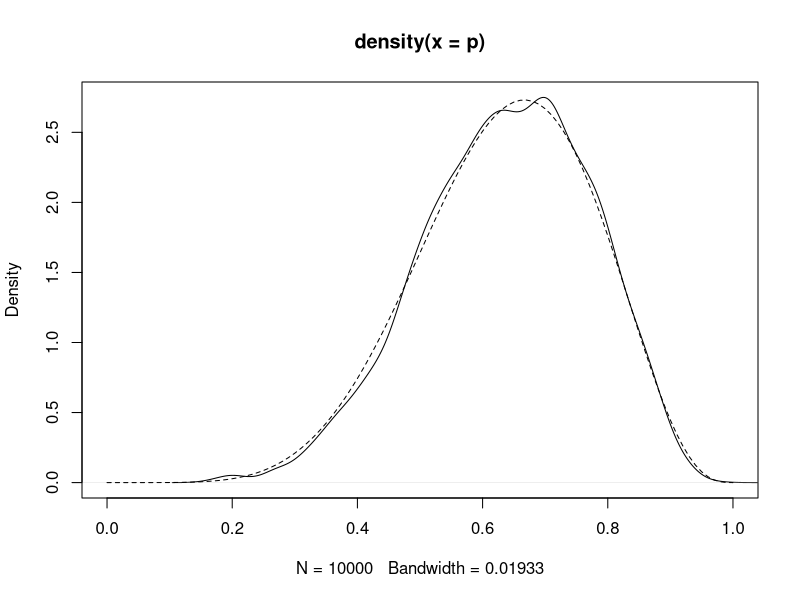
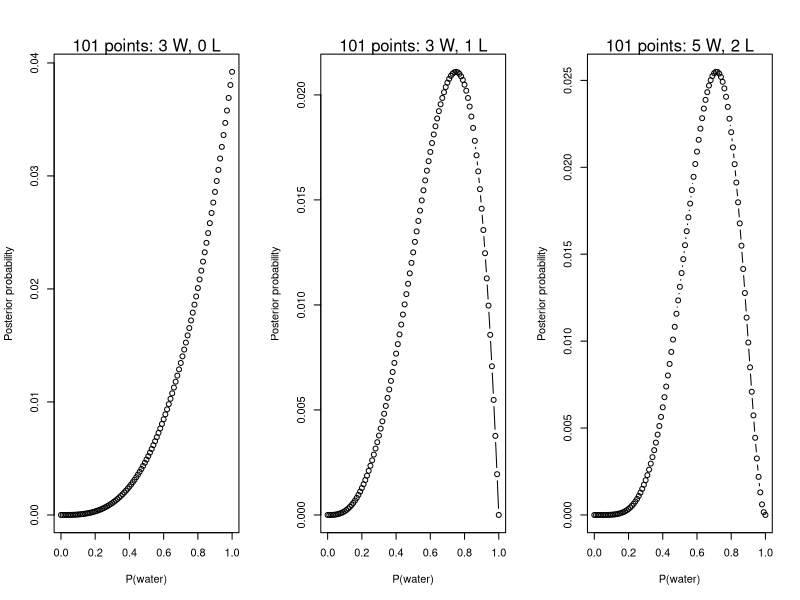
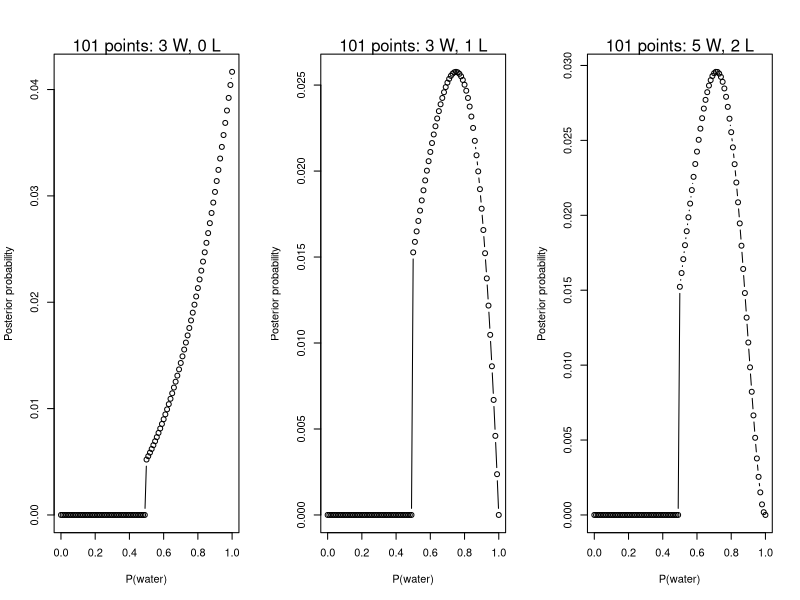

Here is the R script that generated these plots, in order:
## ---- chunk 1
set.seed(370)
n_samples <- 10000
p <- rep(NA, n_samples)
p[1] <- 0.5
w <- 6
l <- 3
for (i in 2:n_samples) {
	p_new <- rnorm(1, p[i-1], 0.1)
	if (p_new < 0) {p_new <- abs(p_new)}
	if (p_new > 1) {p_new <- 2 - p_new}
	q0 <- dbinom(w, w + l, p[i-1])
	q1 <- dbinom(w, w + l, p_new)
	p[i] <- ifelse(runif(1) < q1/q0, p_new, p[i-1])
}

plot(density(p), xlim = c(0, 1))
curve(dbeta(x, w + 1, l + 1), lty = 2, add = TRUE)
## ---- chunk 2
# Define a function that computes the grid-approximate posterior with uniform
# prior for p given a sampled number of water and land tosses.
globe_post <- function(w, l) {
	# Define the grid of points to evaluate
	p_grid <- seq(from = 0, to = 1, by = 0.01)
	
	# Uniform prior on p: f(x) = 1 / (1 - 0) = 1 for all p
	prior <- rep(1, times = length(p_grid))
	
	# Compute the likelihood over the grid given the observed sample
	likelihood <- dbinom(w, size = w + l, prob = p_grid)
	
	# Compute the unstandardized posterior
	unstd.posterior <- likelihood * prior
	
	# Standardize the posterior
	posterior <- unstd.posterior / sum(unstd.posterior)
	
	# Make the plot
	plot(p_grid, posterior, type = "b", xlab = "P(water)",
		 ylab = "Posterior probability")
	mtext(paste(length(p_grid), "points:", w, "W,", l, "L"))
	
	# Invisibly return posterior density estimate
	invisible(posterior)
}

par(mfrow = c(1, 3))
globe_post(3, 0)
globe_post(3, 1)
globe_post(5, 2)
## ---- chunk 3
globe_post_step_prior <- function(w, l) {
	# Define the grid of points to evaluate
	p_grid <- seq(from = 0, to = 1, by = 0.01)
	
	# Uniform prior on p: f(x) = 1 / (1 - 0) = 1 for all p
	prior <- ifelse(p_grid < 0.5, 0, 1)
	
	# Compute the likelihood over the grid given the observed sample
	likelihood <- dbinom(w, size = w + l, prob = p_grid)
	
	# Compute the unstandardized posterior
	unstd.posterior <- likelihood * prior
	
	# Standardize the posterior
	posterior <- unstd.posterior / sum(unstd.posterior)
	
	# Make the plot
	plot(p_grid, posterior, type = "b", xlab = "P(water)",
		 ylab = "Posterior probability")
	mtext(paste(length(p_grid), "points:", w, "W,", l, "L"))
	
	# Invisibly return posterior density estimate
	invisible(posterior)
}

par(mfrow = c(1, 3))
globe_post_step_prior(3, 0)
globe_post_step_prior(3, 1)
globe_post_step_prior(5, 2)
